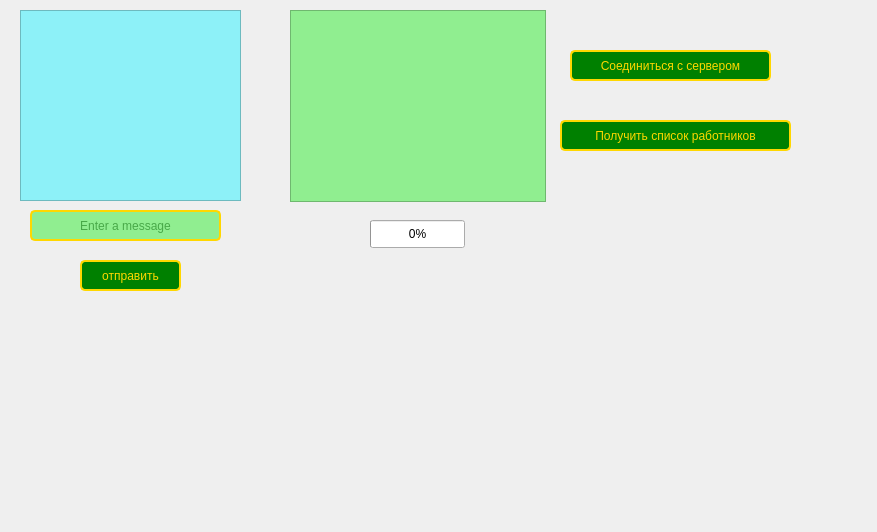
<?xml version="1.0" encoding="UTF-8"?>
<ui version="4.0">
 <class>MainWindow</class>
 <widget class="QMainWindow" name="MainWindow">
  <property name="geometry">
   <rect>
    <x>0</x>
    <y>0</y>
    <width>877</width>
    <height>532</height>
   </rect>
  </property>
  <property name="windowTitle">
   <string>Leaderboard</string>
  </property>
  <property name="windowIcon">
   <iconset resource="resource.qrc">
    <normaloff>:/image/snake.jpg</normaloff>:/image/snake.jpg</iconset>
  </property>
  <property name="styleSheet">
   <string notr="true">QWidget#centralwidget
{
border-image: url(:/image/table.jpg) 0 0 0 0 stretch stretch;
}
QPushButton {
    background-color: green;
    border: 2px solid gold; 
    color: gold; 
    padding: 5px 10px; 
    border-radius: 5px; 
}

QPushButton:hover {
    background-color: darkgreen; 
    color: white; 
}

QLineEdit {
    background-color: lightgreen; 
    border: 2px solid gold; 
    color: darkgreen; 
    padding: 5px; 
    border-radius: 5px; 
}
QLineEdit:focus {
    border-color: darkgoldenrod; 
}
QTableView
{
    background-color: lightgreen; 

}
QTextBrowser {
    background-color: #8DF1F8;
    color: black; 
    font-family: Arial, sans-serif; 
    font-size: 14px; 
    line-height: 1.5; 
    padding: 10px; 
}

QTextBrowser::hover {
    background-color: #E0E0E0; 
}</string>
  </property>
  <widget class="QWidget" name="centralwidget">
   <widget class="QPushButton" name="pushButton">
    <property name="geometry">
     <rect>
      <x>570</x>
      <y>50</y>
      <width>201</width>
      <height>31</height>
     </rect>
    </property>
    <property name="text">
     <string>Соединиться с сервером</string>
    </property>
   </widget>
   <widget class="QTableView" name="tableView">
    <property name="geometry">
     <rect>
      <x>290</x>
      <y>10</y>
      <width>256</width>
      <height>192</height>
     </rect>
    </property>
   </widget>
   <widget class="QProgressBar" name="progressBar">
    <property name="geometry">
     <rect>
      <x>370</x>
      <y>220</y>
      <width>95</width>
      <height>28</height>
     </rect>
    </property>
    <property name="value">
     <number>0</number>
    </property>
   </widget>
   <widget class="QTextBrowser" name="textBrowser">
    <property name="geometry">
     <rect>
      <x>20</x>
      <y>10</y>
      <width>221</width>
      <height>191</height>
     </rect>
    </property>
   </widget>
   <widget class="QPushButton" name="pushButton_3">
    <property name="geometry">
     <rect>
      <x>80</x>
      <y>260</y>
      <width>101</width>
      <height>31</height>
     </rect>
    </property>
    <property name="text">
     <string>отправить</string>
    </property>
   </widget>
   <widget class="QLineEdit" name="lineEdit">
    <property name="geometry">
     <rect>
      <x>30</x>
      <y>210</y>
      <width>191</width>
      <height>31</height>
     </rect>
    </property>
    <property name="alignment">
     <set>Qt::AlignCenter</set>
    </property>
    <property name="dragEnabled">
     <bool>false</bool>
    </property>
    <property name="placeholderText">
     <string>Enter a message</string>
    </property>
   </widget>
   <widget class="QPushButton" name="pushButton_2">
    <property name="geometry">
     <rect>
      <x>560</x>
      <y>120</y>
      <width>231</width>
      <height>31</height>
     </rect>
    </property>
    <property name="text">
     <string>Получить список работников</string>
    </property>
   </widget>
  </widget>
 </widget>
 <resources>
  <include location="resource.qrc"/>
 </resources>
 <connections/>
</ui>
